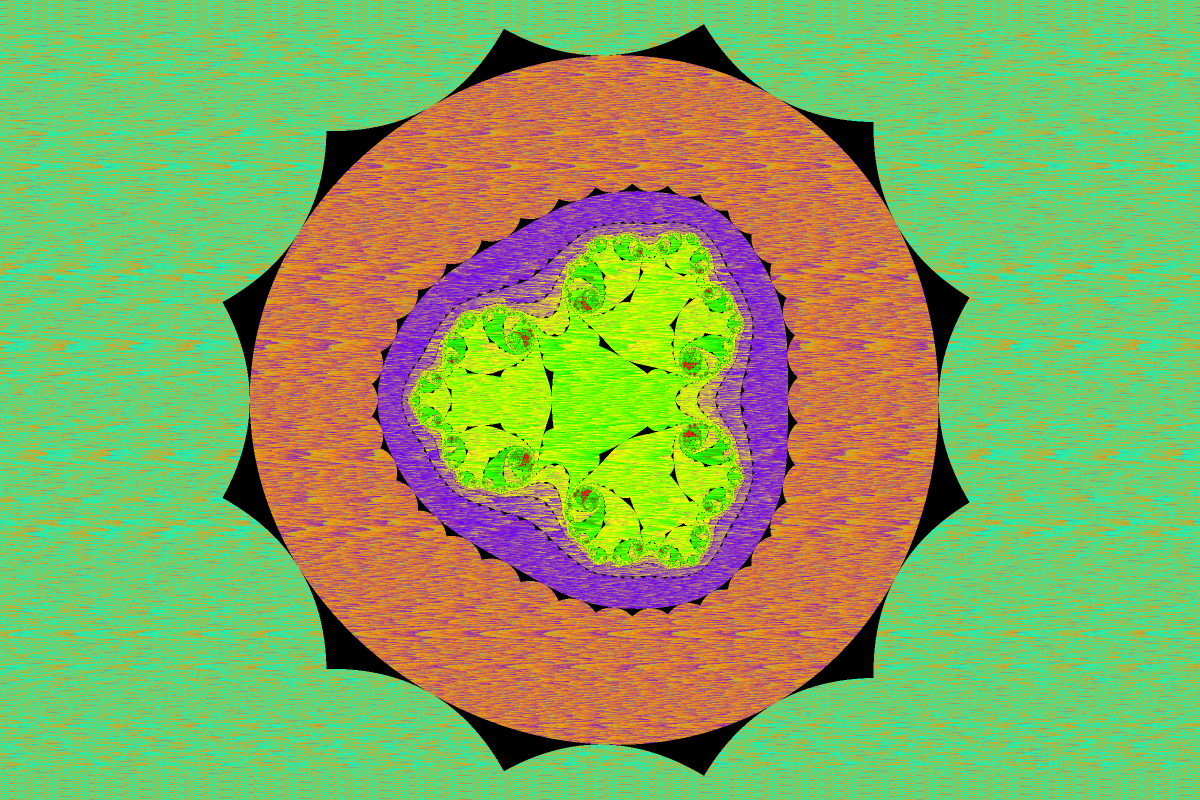
#> input picture image_processors/biomorph_20251006_082331_2x.png, 2400 x 1600 px (shown at 1/2 size); its folder holds only this picture in this run
$ python -i Filmic_effects_processor_v2.py   (imports and definitions only)
#> lines starting #> are read from the running program, lines starting #| are printed output that depends on the picture
# Filmic Effects Processor v2 - Applies film grain and vignette effects to images

import tkinter as tk
from tkinter import filedialog, messagebox, ttk
from PIL import Image, ImageTk, ImageFilter, ImageChops
import numpy as np
import os
import threading
from pathlib import Path

# Face detection imports
try:
    import cv2
    import mediapipe as mp
    FACE_DETECTION_AVAILABLE = True
except ImportError:
    FACE_DETECTION_AVAILABLE = False
    print("Warning: Face detection not available. Install opencv-python and mediapipe for face-centered effects.")

class FilmicEffectsProcessor:
    # [1256 lines left out: functions __init__, create_large_checkbox, setup_ui, reset_value, restore_all_defaults, detect_face_center and 21 more, not called in this run]


def make_image_look_photographed(
    img,

    # tonal shaping
    apply_tone_curve=True,
    tone_strength=0.5,

    # grain
    apply_grain=True,
    grain_strength=0.04,

    # lens imperfections
    apply_chromatic_aberration=True,
    ca_shift=1,

    apply_halation=True,
    halation_strength=0.2,

    apply_vignette=True,
    vignette_strength=0.5,

    # scan / print artifacts
    apply_scan_banding=True,
    banding_strength=0.01,

    apply_rgb_misalignment=True,
    misalign_px=1,

    # texture overlay
    paper_texture=None,
    texture_strength=0.1,

    # NEW: dust & scratches
    apply_dust=True,
    dust_amount=0.001,
    scratch_amount=0.0002,

    # NEW: JPEG compression artifacts
    apply_jpeg_artifacts=True,
    jpeg_quality=70,

    # NEW: lens distortion
    apply_lens_distortion=True,
    distortion_strength=-0.0005,  # negative = barrel, positive = pincushion

    # NEW: LUT (film stock)
    apply_lut=False,
    lut=None,  # 256x1x3 LUT or 3D LUT converted to 1D
):
    """
    Takes an image (NumPy array, BGR 0–255) and applies a stack of
    realism-enhancing effects to simulate a photographed print/scan.
    """
#> called with apply_tone_curve = True, tone_strength = 0.5, apply_grain = True, grain_strength = 0.04, apply_chromatic_aberration = True, ca_shift = 1, apply_halation = True, halation_strength = 0.2

    img = img.astype(np.float32) / 255.0
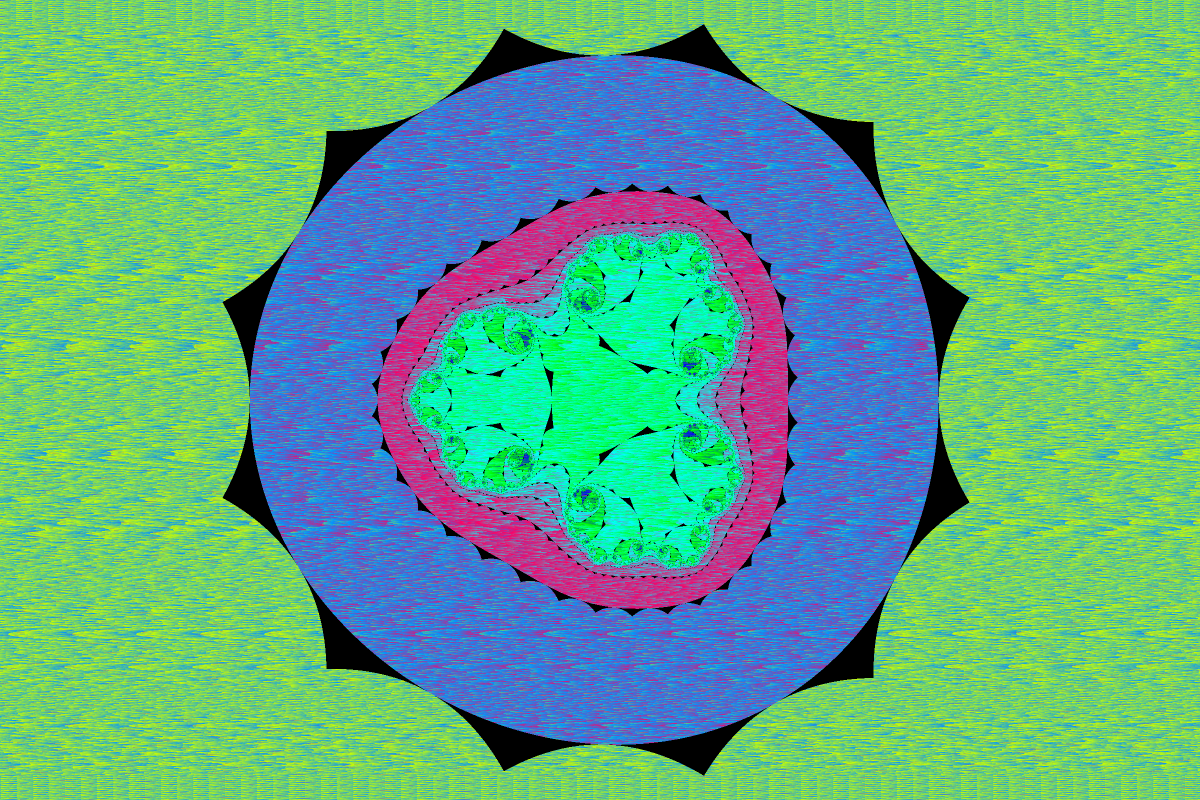
#> img: shape (1600, 2400, 3) float32 (shown at 1/2 size); mean of channels 0, 1, 2 0.517, 0.673, 0.374; drawn as B, G, R
    h, w, _ = img.shape
#> h = 1600; w = 2400

    # -------------------------------
    # 1. Tone curve
    # -------------------------------
    if apply_tone_curve:
        def s_curve(x, s=tone_strength):
#> called with s = 0.5
            return 1 / (1 + np.exp(-s * (x - 0.5)))
        img = s_curve(img)

    # -------------------------------
    # 2. Film grain
    # -------------------------------
    if apply_grain:
        grain = np.random.normal(0, grain_strength, (h, w, 1))
        grain = np.repeat(grain, 3, axis=2)
        luma = img.mean(axis=2, keepdims=True)
        grain *= (0.5 - np.abs(luma - 0.5)) * 2
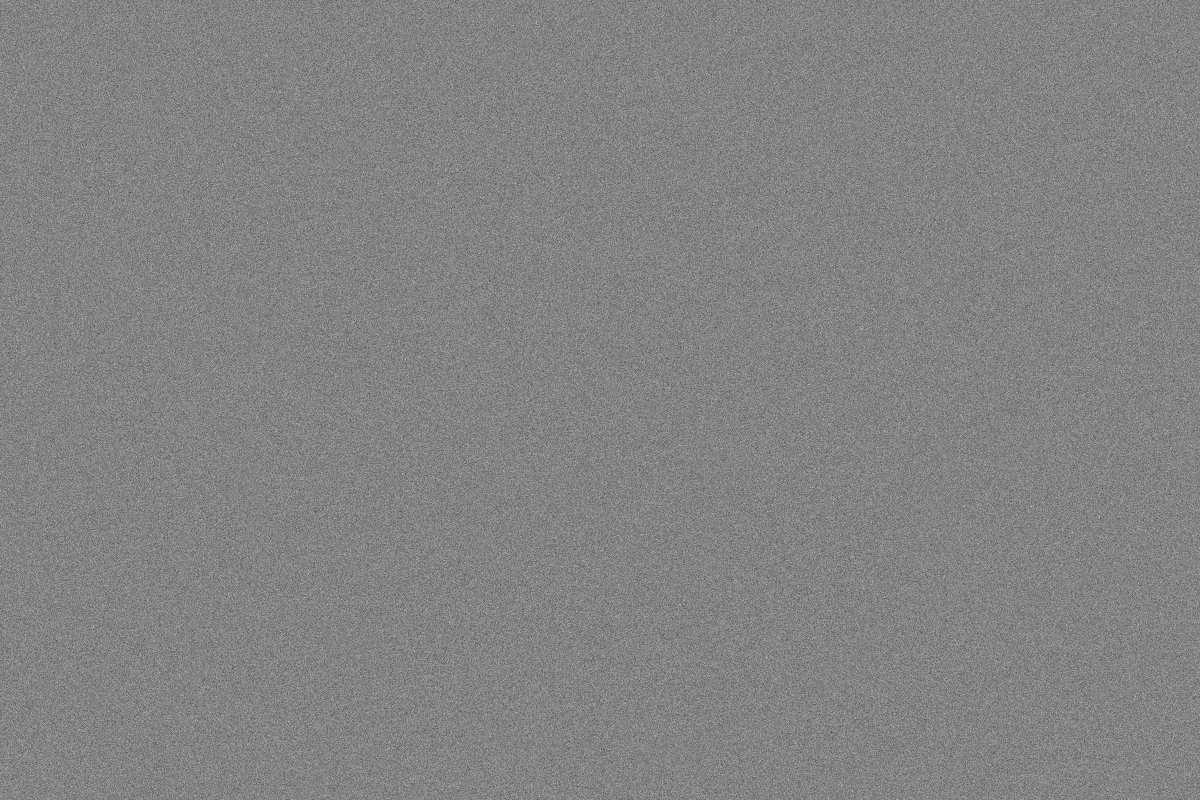
#> grain: shape (1600, 2400, 3) float64 (shown at 1/2 size); min -0.2, max 0.188, mean 1.38e-05; drawn with min black and max white
        img = np.clip(img + grain, 0, 1)

    # -------------------------------
    # 4. Chromatic aberration
    # -------------------------------
    if apply_chromatic_aberration:
        def shift_channel(ch, dx, dy):
            M = np.float32([[1, 0, dx], [0, 1, dy]])
            return cv2.warpAffine(ch, M, (w, h))

        b, g, r = cv2.split(img)
        r = shift_channel(r, ca_shift, 0)
        b = shift_channel(b, -ca_shift, 0)
        img = cv2.merge([b, g, r])

    # -------------------------------
    # 5. Halation
    # -------------------------------
    if apply_halation:
        blur = cv2.GaussianBlur(img, (0, 0), 5)
        img = np.clip(img + blur * halation_strength, 0, 1)
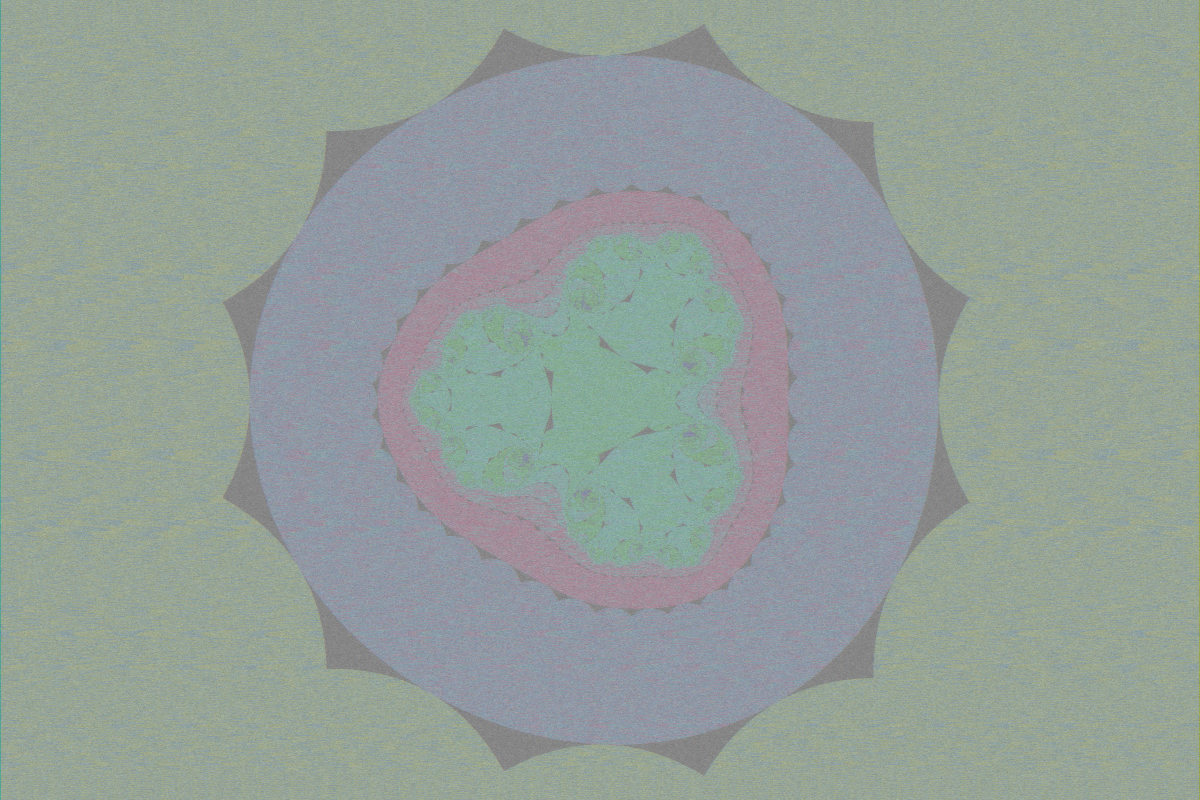
#> img: shape (1600, 2400, 3) float64 (shown at 1/2 size); mean B, G, R 0.603, 0.626, 0.581

    # -------------------------------
    # 6. Vignette
    # -------------------------------
    if apply_vignette:
        Y, X = np.ogrid[:h, :w]
#> Y = 1600 values from 0 to 1599
        dist = np.sqrt((X - w/2)**2 + (Y - h/2)**2)
        vignette = 1 - (dist / dist.max())**2 * vignette_strength
        vignette = vignette[..., None]
        img *= vignette

    # -------------------------------
    # 7. Scan banding
    # -------------------------------
    if apply_scan_banding:
        bands = (np.sin(np.linspace(0, 50, h)) * banding_strength).reshape(h, 1, 1)
        img = np.clip(img + bands, 0, 1)

    # -------------------------------
    # 8. RGB misalignment
    # -------------------------------
    if apply_rgb_misalignment:
        def shift(ch, dx, dy):
            M = np.float32([[1, 0, dx], [0, 1, dy]])
            return cv2.warpAffine(ch, M, (w, h))

        b, g, r = cv2.split(img)
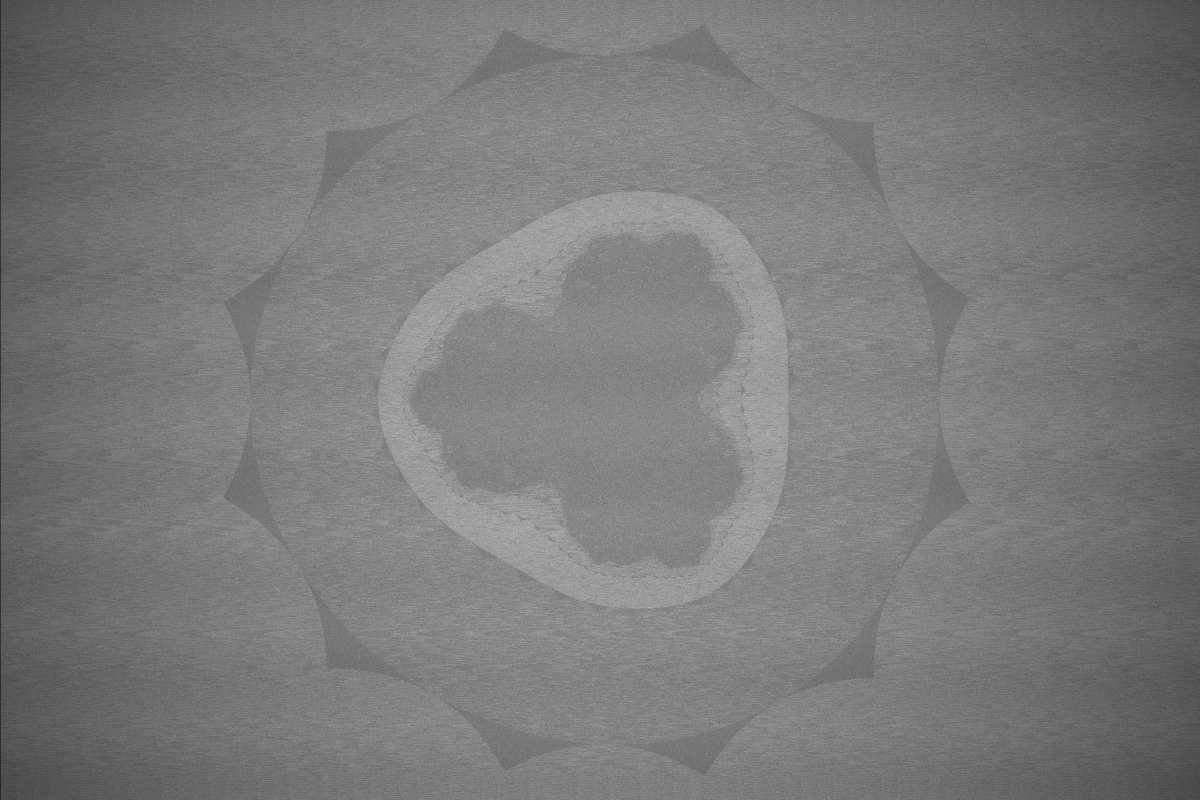
#> r: shape (1600, 2400) float64 (shown at 1/2 size); min 0.0371, max 0.806, mean 0.483
        r = shift(r, misalign_px, 0)
        g = shift(g, 0, -misalign_px)
        b = shift(b, -misalign_px, misalign_px)
        img = cv2.merge([b, g, r])

    # -------------------------------
    # 9. Paper texture
    # -------------------------------
    if paper_texture is not None:
        tex = cv2.resize(paper_texture.astype(np.float32) / 255.0, (w, h))
        img = img * (1 - texture_strength) + tex * texture_strength

    # -------------------------------
    # 10. Dust & scratches (IMPROVED)
    # -------------------------------
    if apply_dust and (dust_amount > 0 or scratch_amount > 0):
        # Create dust (dark spots)
        if dust_amount > 0:
            num_dust = int(h * w * dust_amount)
#> num_dust = 3840
            if num_dust > 0:
                dust_y = np.random.randint(0, h, num_dust)
                dust_x = np.random.randint(0, w, num_dust)
                dust_sizes = np.random.randint(1, 4, num_dust)  # Small spots

                for y, x, size in zip(dust_y, dust_x, dust_sizes):
                    y1, y2 = max(0, y-size), min(h, y+size)
                    x1, x2 = max(0, x-size), min(w, x+size)
                    # Darken the spot slightly
                    img[y1:y2, x1:x2] *= 0.7

        # Create scratches (light lines)
        if scratch_amount > 0:
            num_scratches = int(h * scratch_amount * 10)  # Adjust multiplier for visible effect
#> num_scratches = 3
            if num_scratches > 0:
                for _ in range(num_scratches):
                    x = np.random.randint(0, w)
                    y_start = np.random.randint(0, h // 2)
                    y_end = y_start + np.random.randint(h // 4, h)
                    y_end = min(y_end, h)
                    thickness = np.random.randint(1, 2)

                    # Draw a light vertical scratch
                    x1, x2 = max(0, x-thickness), min(w, x+thickness)
                    img[y_start:y_end, x1:x2] = np.clip(img[y_start:y_end, x1:x2] + 0.15, 0, 1)

    # -------------------------------
    # 11. JPEG artifacts
    # -------------------------------
    if apply_jpeg_artifacts:
        encode_param = [int(cv2.IMWRITE_JPEG_QUALITY), jpeg_quality]
        _, enc = cv2.imencode(".jpg", (img * 255).astype(np.uint8), encode_param)
        img = cv2.imdecode(enc, cv2.IMREAD_COLOR).astype(np.float32) / 255.0

    # -------------------------------
    # 12. Lens distortion
    # -------------------------------
    if apply_lens_distortion:
        K = np.array([[w, 0, w/2], [0, w, h/2], [0, 0, 1]], dtype=np.float32)
        D = np.array([distortion_strength, 0, 0, 0], dtype=np.float32)
        img = cv2.undistort(img, K, D)

    # -------------------------------
    # 13. LUT (film stock)
    # -------------------------------
    if apply_lut and lut is not None:
        img_uint = (img * 255).astype(np.uint8)
        img = cv2.LUT(img_uint, lut).astype(np.float32) / 255.0

    return (img * 255).astype(np.uint8)
#> returned value: shape (1600, 2400, 3)


# [33 lines left out: function main, not called in this run]

# [2 lines not run here, left out]

>>> import cv2
>>> picture = cv2.cvtColor(cv2.imread('biomorph_20251006_082331_2x.png'), cv2.COLOR_BGR2RGB)
>>> result = make_image_look_photographed(picture)
